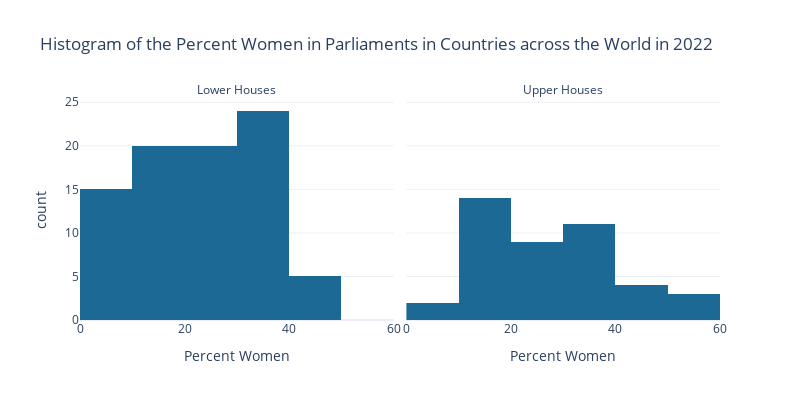

The cell this chart's notebook holds for it:
### Code cell
# make histogram
fig = px.histogram(women_melted, x='Percent Women',
                    facet_col='House',
                    nbins=10,
                    width=800,
                    height=400,
                    template='plotly_white',
                    color_discrete_sequence=[px.colors.qualitative.Prism[1],px.colors.qualitative.Prism[2]],
                    title= 'Histogram of the Percent Women in Parliaments in Countries across the World in 2022',)

facet_titles = ['Lower Houses','Upper Houses']
for i, a in enumerate(fig.layout.annotations):
    a.text = facet_titles[i]

fig.show()

### Figure 1 — Plotly figure (JSON) as saved in the notebook; plotly's stock layout.template omitted (floating-point values rounded to 4 significant figures)
{"data": [{"alignmentgroup": "True", "bingroup": "x", "hovertemplate": "House=lower_single_house_percent_w<br>Percent Women=%{x}<br>count=%{y}<extra></extra>", "legendgroup": "", "marker": {"color": "rgb(29, 105, 150)", "pattern": {"shape": ""}}, "name": "", "nbinsx": 10, "offsetgroup": "", "orientation": "v", "showlegend": false, "type": "histogram", "x": [47.37, 40, 38.8, 38.41, 36.96, 33.58, 29.63, 28.88, 27.96, 27.85, 26.67, 19.72, 14.94, 14.07, 8.62, 8.11, 6.25, 38.8, 38.41, 37.26, 36.96, 33.58, 33.33, 8.62, 8.11, 36.96, 33.58, 28.88, 19.72, 36.84, 26.67, 26.67, 44.24, 16.56, 14.94, 14.07, 9.91, 1.82, 38.55, 33.64, 33.58, 31.25, 29.63, 27.33, 23.43, 19.72, 14.94, 14.57, 9.91, 9.09, 46.13, 33.64, 32.25, 25.5, 23.43, 19.72, 14.94, 14.57, 14.55, 10.53, 4, 1.74, 46.42, 38.41, 37.26, 36.55, 31.25, 30, 29.63, 28.88, 26.67, 26.45, 25.5, 24.17, 23.43, 17.74, 16.67, 14.94, 12.31, 10.53, 6.25, 6.25, 1.92, 1.74], "xaxis": "x", "yaxis": "y"}, {"alignmentgroup": "True", "bingroup": "x", "hovertemplate": "House=upper_house_senate_percent_w<br>Percent Women=%{x}<br>count=%{y}<extra></extra>", "legendgroup": "", "marker": {"color": "rgb(29, 105, 150)", "pattern": {"shape": ""}}, "name": "", "nbinsx": 10, "offsetgroup": "", "orientation": "v", "showlegend": false, "type": "histogram", "x": [null, 10, null, 56.58, null, 37.29, null, 29.63, 29.17, null, 42.11, null, 12.29, null, null, 4.27, null, null, 56.58, 35.06, null, 37.29, 15.38, null, 4.27, null, 37.29, 29.63, null, null, 42.86, 44.44, null, 18.84, 12.29, null, 25.81, null, null, null, 37.29, 30.77, null, 29.17, 30.88, null, 13.92, 18.84, 25.81, null, null, null, 34.47, 18.52, 31.82, null, 13.92, 18.84, null, null, null, null, null, 56.58, 35.06, null, null, null, null, 29.63, 42.11, 21.21, 18.52, null, 31.82, 16.05, 20, 13.92, 15.38, null, null, null, null, null], "xaxis": "x2", "yaxis": "y2"}], "layout": {"annotations": [{"font": {}, "showarrow": false, "text": "Lower Houses", "x": 0.245, "xanchor": "center", "xref": "paper", "y": 1, "yanchor": "bottom", "yref": "paper"}, {"font": {}, "showarrow": false, "text": "Upper Houses", "x": 0.755, "xanchor": "center", "xref": "paper", "y": 1, "yanchor": "bottom", "yref": "paper"}], "barmode": "relative", "height": 400, "legend": {"tracegroupgap": 0}, "title": {"text": "Histogram of the Percent Women in Parliaments in Countries across the World in 2022"}, "width": 800, "xaxis": {"anchor": "y", "domain": [0, 0.49], "title": {"text": "Percent Women"}}, "xaxis2": {"anchor": "y2", "domain": [0.51, 1], "matches": "x", "title": {"text": "Percent Women"}}, "yaxis": {"anchor": "x", "domain": [0, 1], "title": {"text": "count"}}, "yaxis2": {"anchor": "x2", "domain": [0, 1], "matches": "y", "showticklabels": false}}}
